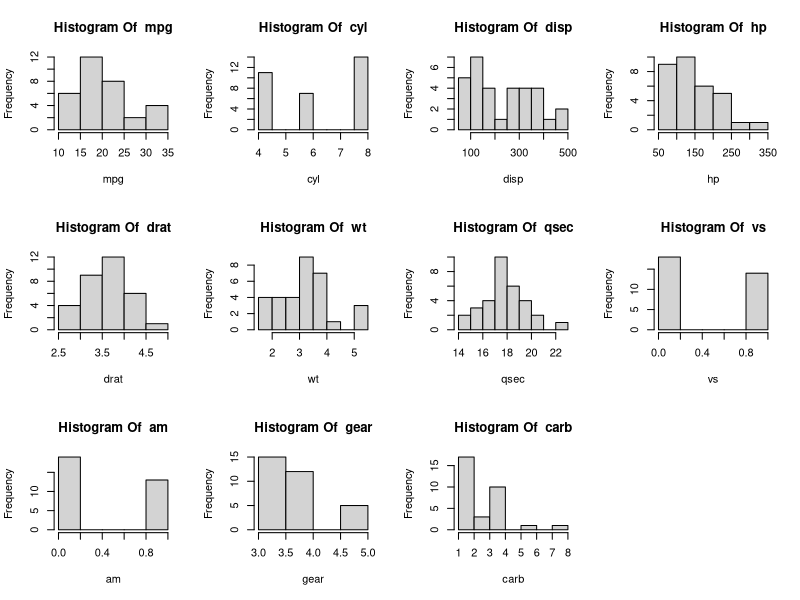

Source code (R): (Note: this script raises an error after producing the figure.)
###
# Problem 1

cars<- rownames(mtcars)
columnName<- colnames(mtcars)
par(mfrow = c(3,4))
for(i in 1:ncol(mtcars))
{
  tempVect <-  mtcars[,i]
  names(tempVect) <- cars
  hist(tempVect,main = paste("Histogram Of ",columnName[i]),xlab = columnName[i]) 
}



#Problem 2
plots<- list()
cars<- rownames(mtcars)
columnName<- colnames(mtcars)
par(mfrow = c(3,4))
for(i in 1:ncol(mtcars))
  local({
    i <- i
    tempVect <-  mtcars[,i]
    names(tempVect) <- cars
    p1<- ggplot(mtcars,aes(x = mtcars[,i]))+geom_density(fill='lightblue')
    plots[[i]] <<- p1
    p1
  })

#Problem 3
histGrams <- 0
cars<- rownames(mtcars)
columnName<- colnames(mtcars)
for(i in 1:ncol(mtcars))
{
  tempVect <-  mtcars[,i]
  names(tempVect) <- cars
  boxplot(tempVect,xlab = columnName[i])
}

